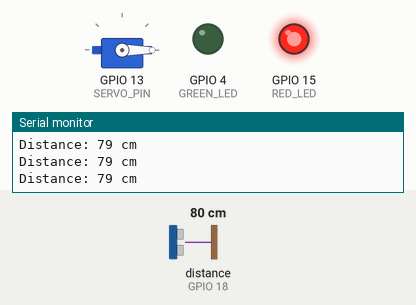
Bench run of a sketch on a simulated ESP32. On the bench: servo, output pins drawn as LEDs (lit = HIGH), the last lines printed to the serial monitor. Wiring (from diagram.json): ultrasonic range finder: trigger GPIO 5; echo GPIO 18. Dashed ring = blinking. The test bench sets the inputs (shaded band); at power-on: distance to the obstacle (sensor on GPIO 18) 80 cm. The echo pulse lasts 58.3 µs per cm; pins used as bus, display or sensor lines are not drawn.

Above: at 1.3 s.
1.4 s: distance to the obstacle (sensor on GPIO 18) set to 23 cm
2.9 s: distance to the obstacle (sensor on GPIO 18) set to 18 cm
At 3.24 s:
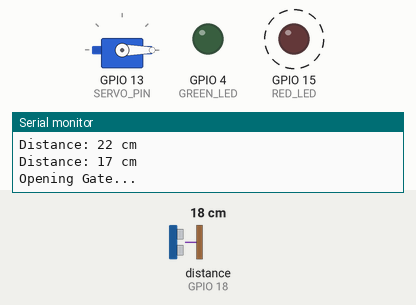
At 9.09 s:
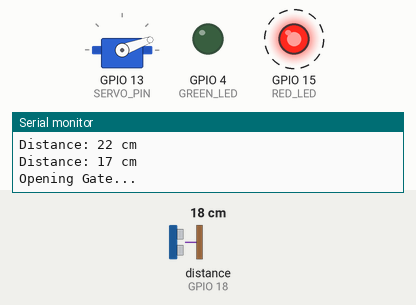
Timing chart, 0 to 16.6 s (numbered marks = the images above; inputs shaded):
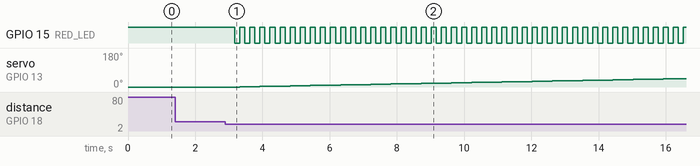

The sketch:

sketch.ino
```cpp
#include <ESP32Servo.h>

// ---------------- PINS ----------------
#define TRIG_PIN 5
#define ECHO_PIN 18

#define SERVO_PIN 13

#define RED_LED 15
#define GREEN_LED 4

// ---------------- OBJECTS ----------------
Servo gateServo;

// ---------------- VARIABLES ----------------
bool gateOpen = false;

const int thresholdDistance = 20;

// ---------------- FUNCTION: Measure Distance ----------------
long measureDistance() {

  digitalWrite(TRIG_PIN, LOW);
  delayMicroseconds(2);

  digitalWrite(TRIG_PIN, HIGH);
  delayMicroseconds(10);

  digitalWrite(TRIG_PIN, LOW);

  long duration = pulseIn(ECHO_PIN, HIGH, 30000);

  // Ignore invalid sensor readings
  if (duration == 0) {
    return 999;
  }

  long distance = duration * 0.034 / 2;

  return distance;
}

// ---------------- FUNCTION: Blink Red LED ----------------
void blinkRedLED() {

  digitalWrite(RED_LED, HIGH);
  delay(150);

  digitalWrite(RED_LED, LOW);
  delay(150);
}

// ---------------- FUNCTION: Open Gate ----------------
void openGate() {

  Serial.println("Opening Gate...");

  digitalWrite(GREEN_LED, LOW);

  for (int pos = 0; pos <= 90; pos++) {

    gateServo.write(pos);

    blinkRedLED();
  }

  digitalWrite(RED_LED, LOW);
  digitalWrite(GREEN_LED, HIGH);

  gateOpen = true;

  Serial.println("Gate Opened");
}

// ---------------- FUNCTION: Close Gate ----------------
void closeGate() {

  Serial.println("Closing Gate...");

  digitalWrite(GREEN_LED, LOW);

  for (int pos = 90; pos >= 0; pos--) {

    gateServo.write(pos);

    blinkRedLED();
  }

  digitalWrite(RED_LED, HIGH);
  digitalWrite(GREEN_LED, LOW);

  gateOpen = false;

  Serial.println("Gate Closed");
}

// ---------------- SETUP ----------------
void setup() {

  Serial.begin(115200);

  pinMode(TRIG_PIN, OUTPUT);
  pinMode(ECHO_PIN, INPUT);

  pinMode(RED_LED, OUTPUT);
  pinMode(GREEN_LED, OUTPUT);

  gateServo.attach(SERVO_PIN);

  gateServo.write(0);

  digitalWrite(RED_LED, HIGH);
  digitalWrite(GREEN_LED, LOW);

  Serial.println("SMART GATE SYSTEM STARTED");
}

// ---------------- LOOP ----------------
void loop() {

  long distance = measureDistance();

  Serial.print("Distance: ");
  Serial.print(distance);
  Serial.println(" cm");

  // Vehicle detected
  if (distance < thresholdDistance && !gateOpen) {

    openGate();
  }

  // Gate already open
  if (gateOpen) {

    // Path clear
    if (distance > thresholdDistance) {

      Serial.println("Path Clear. Waiting 5 seconds...");

      delay(5000);

      // Recheck for another vehicle
      distance = measureDistance();

      if (distance > thresholdDistance) {

        closeGate();
      }

      else {

        Serial.println("Another vehicle detected!");
        Serial.println("Keeping gate open...");
      }
    }
  }

  delay(500);
}
```

Measured:
- the behaviour switches between 21 and 20 cm on distance to the obstacle (sensor on GPIO 18) (found by bisection; images 0 and 1)
- after the input at 2.9 s, GPIO 15 (RED_LED): alternates HIGH for 0.15 s and LOW for 0.15 s, starting after 0.27 s; servo on GPIO 13 (SERVO_PIN): moves from 0° to 45° over 13.2 s, starting after 0.42 s
